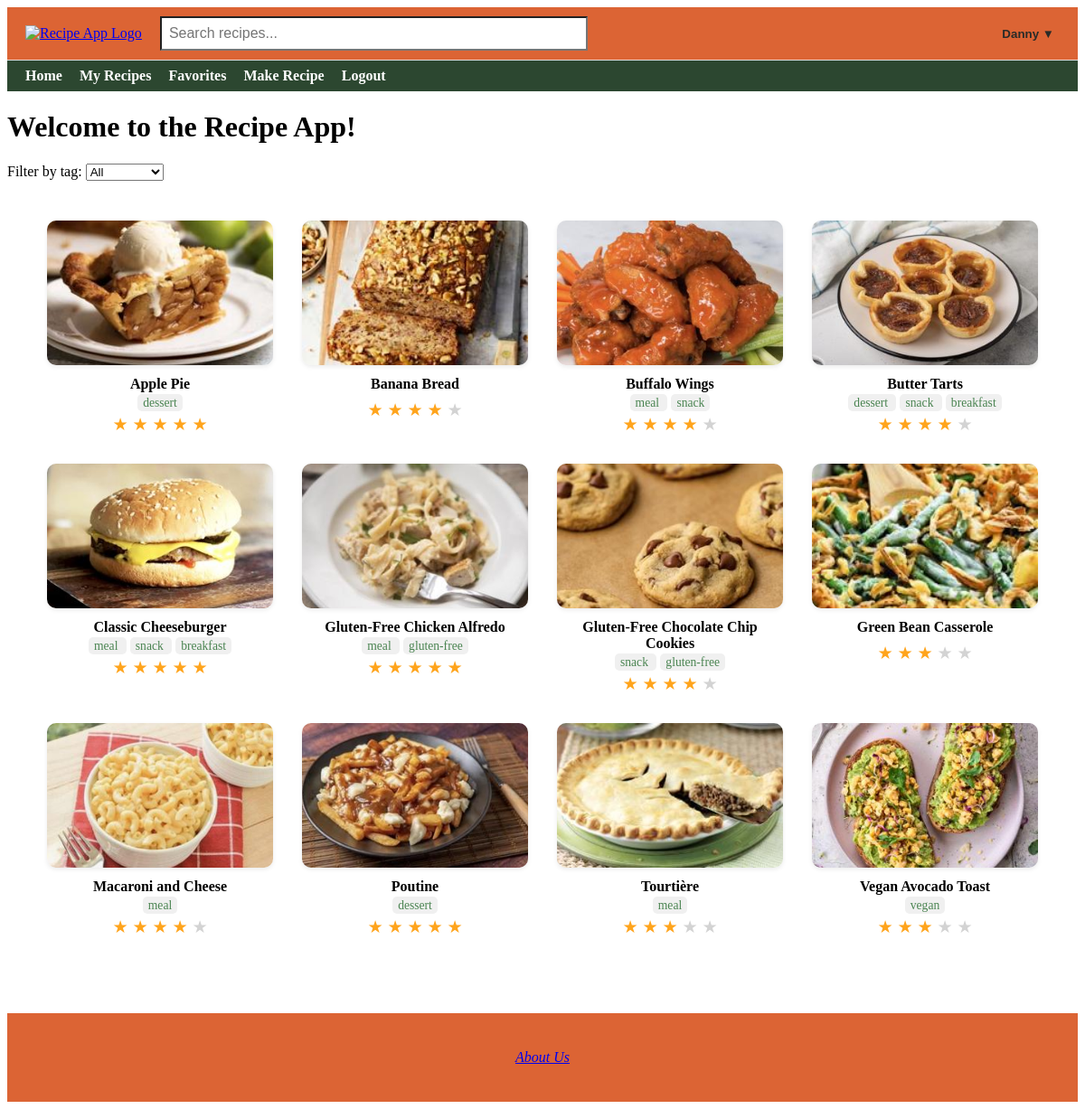
The app's page / (signed in) with its own data.
### app/models.py (models this page shows)
class User(db.Model, UserMixin):
    id = db.Column(db.Integer, primary_key=True)  # Unique user ID
    username = db.Column(db.String(20), unique=True, nullable=False)  # Username
    email = db.Column(db.String(120), unique=True, nullable=False)  # Email address
    password = db.Column(db.String(60), nullable=False)  # Hashed password
    recipes = db.relationship('Recipe', backref='author', lazy=True, overlaps="user,user_recipes")
    profile = db.relationship('Profile', backref='user', uselist=False)  # Relationship to profile (one-to-one)
    favorites = db.relationship(
        'Recipe',
        secondary=favorites,
        backref=db.backref('favorited_by', lazy='dynamic'),
        lazy='dynamic'
    )

class Recipe(db.Model):
    id = db.Column(db.Integer, primary_key=True)
    title = db.Column(db.String(100), nullable=False)
    description = db.Column(db.Text, nullable=False)
    ingredients = db.Column(db.Text, nullable=True)
    instructions = db.Column(db.Text, nullable=True)
    image_filename = db.Column(db.String(120), nullable=True)
    created = db.Column(db.DateTime, default=get_local_time)
    user_id = db.Column(db.Integer, db.ForeignKey('user.id'), nullable=False)
    rating_sum = db.Column(db.Integer, default=0)
    rating_count = db.Column(db.Integer, default=0)
    user = db.relationship('User', backref=db.backref('user_recipes', lazy=True), overlaps="author,recipes")
    comments = db.relationship('Comment', backref=db.backref('recipe', lazy=True)) #Relationship to comments (one-to-many)
    tags = db.relationship(
        'Tag',
        secondary=recipe_tags,
        backref=db.backref('recipes', lazy='dynamic'),
        lazy='dynamic'
    )
    @property
    def average_rating(self):
        if not self.rating_count or not self.rating_sum:
            return None
        return round(self.rating_sum / self.rating_count, 1)

class Tag(db.Model):
    id = db.Column(db.Integer, primary_key=True)
    name = db.Column(db.String(32), unique=True, nullable=False)

### app/routes.py (the view)
@app.route('/', methods=['GET'])
def home():
    selected_tag = request.args.get('tag')
    tags = Tag.query.all()
    if selected_tag:
        recipes = Recipe.query.join(Recipe.tags).filter(Tag.name == selected_tag).all()
    else:
        recipes = Recipe.query.order_by(Recipe.title.asc()).all()
    return render_template('home.html', recipes=recipes, tags=tags, selected_tag=selected_tag)

### app/routes.py (called while the page is built)
@login_manager.user_loader
def load_user(user_id):
    return User.query.get(int(user_id))

@app.context_processor
def inject_user():
    return dict(current_user=current_user)

### app/templates/home.html (shortened to what this page needs)
{% extends "base.html" %}
{% block content %}
<h1>Welcome to the Recipe App!</h1>
<form method="GET" action="{{ url_for('home') }}" style="margin: 20px 0;">
    <label for="tag">Filter by tag:</label>
    <select name="tag" id="tag" onchange="this.form.submit()">
        <option value="">All</option>
    </select>
</form>
{% set colors = ['#FF6B6B', '#6BCB77', '#4D96FF', '#FFC75F', '#F9F871', '#A393EB', '#FF9671', '#00C9A7', '#D65DB1', '#845EC2'] %}
<div class="recipe-grid">
    {% for recipe in recipes %}
        {% set has_image = recipe.image_filename is not none %}
        {% set color = colors[recipe.id % colors|length] %}
        {% set bg_color = (not has_image) and color or 'transparent' %}
        <a href="{{ url_for('recipe_details', id=recipe.id) }}"
           class="recipe-card {% if has_image %}has-image{% endif %}">
            <div class="recipe-card-box" style="{% if not has_image %}background-color: {{ color }};{% endif %}">
                {% if has_image %}
                    <img src="{{ url_for('static', filename='uploads/' + recipe.image_filename) }}"
                         alt="{{ recipe.title }}">
                {% endif %}
            </div>
            <div class="recipe-title">{{ recipe.title }}</div>
                {% if recipe.tags %}
                    <div style="font-size: 0.85em; color: #4A8451; text-align: center; margin-top: 4px;">
                        {% for tag in recipe.tags %}
                            <span style="background-color: #f0f0f0; padding: 2px 6px; border-radius: 5px; margin: 0 2px;">
                                {{ tag.name }}
                            </span>
                        {% endfor %}
                    </div>
                 {% endif %}
            {% if recipe.average_rating %}
            <div class="stars">
                {% for i in range(1, 6) %}
                    {% if recipe.average_rating >= i %}
                        ★
                    {% elif recipe.average_rating > i - 1 %}
                        <span style="position: relative; display: inline-block;">
                            <span style="color: #FFA41C;">★</span>
                            <span style="position: absolute; left: 0; color: lightgray; width: 50%; overflow: hidden;">★</span>
                        </span>
                    {% else %}
                        <span style="color: lightgray;">★</span>
                    {% endif %}
                {% endfor %}
            </div>
            {% endif %}
        </a>
    {% endfor %}
</div>
{% endblock %}

### app/templates/base.html (shortened to what this page needs)
<!DOCTYPE html>
<html lang="en">
<head>
</head>
<body>
    <div class="top-navbar">
        <div class="logo">
            <a href="{{ url_for('home') }}">
                <img src="{{ url_for('static', filename='spartan.png') }}" alt="Recipe App Logo">
            </a>
        </div>
        <div class="search-bar">
            <form action="{{ url_for('visitor_recipes') }}" method="get">
                <input type="text" name="q" placeholder="Search recipes...">
            </form>
        </div>
        <div class="login-link">
            {% if current_user.is_authenticated %}
                <div class="dropdown">
                    <button class="dropdown-toggle">{{ current_user.username }} ▼</button>
                </div>
            {% elif session.get('visitor_email') %}
                <a href="{{ url_for('logout') }}">Exit Visitor Mode</a>
            {% else %}
                <a href="{{ url_for('login') }}">Login</a>
            {% endif %}
        </div>
    </div>
    <div class="bottom-navbar">
    <a href="{{ url_for('home') }}" {% if request.endpoint == 'home' %}class="active"{% endif %}>Home</a>
    {% if current_user.is_authenticated %}
        <a href="{{ url_for('recipes') }}" {% if request.endpoint == 'recipes' %}class="active"{% endif %}>My Recipes</a>
        <a href="{{ url_for('view_favorites') }}" {% if request.endpoint == 'view_favorites' %}class="active"{% endif %}>Favorites</a>
        <a href="{{ url_for('make_recipe') }}" {% if request.endpoint == 'make_recipe' %}class="active"{% endif %}>Make Recipe</a>
        <a href="{{ url_for('logout') }}">Logout</a>
    {% elif session.get('visitor_email') %}
        <a href="{{ url_for('visitor_recipes') }}" {% if request.endpoint == 'visitor_recipes' %}class="active"{% endif %}>Visitor Recipes</a>
        <a href="{{ url_for('logout') }}">Exit Visitor Mode</a>
    {% else %}
        <a href="{{ url_for('login') }}" {% if request.endpoint == 'login' %}class="active"{% endif %}>Login</a>
        <a href="{{ url_for('register') }}" {% if request.endpoint == 'register' %}class="active"{% endif %}>Register</a>
    {% endif %}
    </div>
    {% block content %}{% endblock %}
    <footer>
    <a href="{{ url_for('about_us') }}">About Us</a>
</footer>
</body>
</html>

### app/templates/base.html (style rules this page uses)
.top-navbar { display: flex; align-items: center; justify-content: space-between; padding: 10px 20px; background-color: #dc6434; border-bottom: 1px solid #ddd; }
.top-navbar .logo img { height: 50px; }
.top-navbar .search-bar { flex: 1; margin: 0 20px; }
.top-navbar .search-bar input[type="text"] { width: 50%; padding: 8px; font-size: 16px; background-color: #ffffff }
.bottom-navbar { background-color: #2c4730; padding: 8px 20px; }
.bottom-navbar a { margin-right: 15px; text-decoration: none; font-weight: bold; color: #ffffff; }
footer { margin-top: 60px; padding: 40px 20px; text-align: center; background-color: #dc6434; color: #fbdb92; font-style: italic; }
.dropdown { position: relative; display: inline-block; }
.dropdown-toggle { background: none; border: none; font-weight: bold; cursor: pointer; color: #282B28; }

### app/templates/home.html (style rules this page uses)
.recipe-grid { display: flex; flex-wrap: wrap; justify-content: center; gap: 32px; padding: 24px; max-width: 1200px; margin: 0 auto; }
.recipe-card { width: 250px; text-decoration: none; color: inherit; display: flex; flex-direction: column; align-items: center; }
.recipe-card-box { width: 100%; height: 160px; border-radius: 10px; overflow: hidden; box-shadow: 0 2px 5px rgba(0, 0, 0, 0.08); transition: transform 0.2s ease, box-shadow 0.2s ease; }
.recipe-card img { width: 100%; height: 100%; object-fit: cover; display: block; }
.recipe-title { margin-top: 12px; font-weight: bold; font-size: 1em; text-align: center; }
.stars { color: #FFA41C; font-size: 1.2em; margin-top: 4px; }

### records on screen
User: username "Danny"
Recipe: image_filename (picture), title "Apple Pie"
Tag: name "dessert"
Recipe: image_filename (picture), title "Banana Bread"
Recipe: image_filename (picture), title "Buffalo Wings"
Tag: name "meal"
Tag: name "snack"
Recipe: image_filename (picture), title "Butter Tarts"
Tag: name "breakfast"
Recipe: image_filename (picture), title "Classic Cheeseburger"
Recipe: image_filename (picture), title "Gluten-Free Chicken Alfredo"
Tag: name "gluten-free"
Recipe: image_filename (picture), title "Gluten-Free Chocolate Chip Cookies"
Recipe: image_filename (picture), title "Green Bean Casserole"
Recipe: image_filename (picture), title "Macaroni and Cheese"
Recipe: image_filename+title (picture), title "Poutine"
Recipe: image_filename (picture), title "Tourtière"
Recipe: image_filename (picture), title "Vegan Avocado Toast"
Tag: name "vegan"
